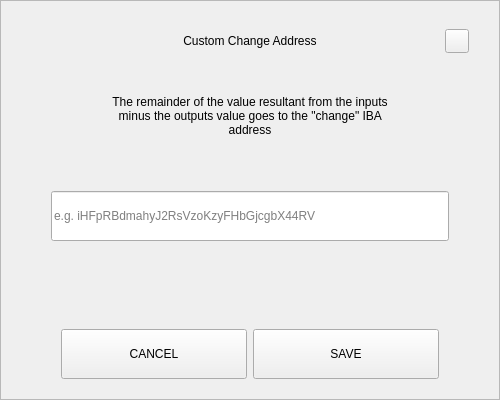
<?xml version="1.0" encoding="UTF-8"?>
<ui version="4.0">
 <class>SendChangeAddressDialog</class>
 <widget class="QDialog" name="SendChangeAddressDialog">
  <property name="geometry">
   <rect>
    <x>0</x>
    <y>0</y>
    <width>500</width>
    <height>400</height>
   </rect>
  </property>
  <property name="windowTitle">
   <string>Dialog</string>
  </property>
  <layout class="QVBoxLayout" name="verticalLayout">
   <property name="spacing">
    <number>0</number>
   </property>
   <property name="leftMargin">
    <number>0</number>
   </property>
   <property name="topMargin">
    <number>0</number>
   </property>
   <property name="rightMargin">
    <number>0</number>
   </property>
   <property name="bottomMargin">
    <number>0</number>
   </property>
   <item>
    <widget class="QFrame" name="frame">
     <property name="styleSheet">
      <string notr="true"/>
     </property>
     <property name="frameShape">
      <enum>QFrame::StyledPanel</enum>
     </property>
     <property name="frameShadow">
      <enum>QFrame::Raised</enum>
     </property>
     <layout class="QVBoxLayout" name="verticalLayout_2" stretch="0,0,0,0,0,0,0">
      <property name="spacing">
       <number>0</number>
      </property>
      <property name="leftMargin">
       <number>30</number>
      </property>
      <property name="topMargin">
       <number>20</number>
      </property>
      <property name="rightMargin">
       <number>30</number>
      </property>
      <property name="bottomMargin">
       <number>20</number>
      </property>
      <item>
       <layout class="QHBoxLayout" name="horizontalLayout_3">
        <property name="spacing">
         <number>0</number>
        </property>
        <item>
         <spacer name="horizontalSpacer_2">
          <property name="orientation">
           <enum>Qt::Horizontal</enum>
          </property>
          <property name="sizeHint" stdset="0">
           <size>
            <width>40</width>
            <height>20</height>
           </size>
          </property>
         </spacer>
        </item>
        <item>
         <widget class="QLabel" name="labelTitle">
          <property name="minimumSize">
           <size>
            <width>0</width>
            <height>40</height>
           </size>
          </property>
          <property name="maximumSize">
           <size>
            <width>16777215</width>
            <height>40</height>
           </size>
          </property>
          <property name="styleSheet">
           <string notr="true">padding-left:24px;</string>
          </property>
          <property name="text">
           <string>Custom Change Address</string>
          </property>
          <property name="alignment">
           <set>Qt::AlignCenter</set>
          </property>
          <property name="margin">
           <number>7</number>
          </property>
         </widget>
        </item>
        <item>
         <spacer name="horizontalSpacer">
          <property name="orientation">
           <enum>Qt::Horizontal</enum>
          </property>
          <property name="sizeHint" stdset="0">
           <size>
            <width>40</width>
            <height>20</height>
           </size>
          </property>
         </spacer>
        </item>
        <item>
         <widget class="QPushButton" name="btnEsc">
          <property name="minimumSize">
           <size>
            <width>24</width>
            <height>24</height>
           </size>
          </property>
          <property name="maximumSize">
           <size>
            <width>24</width>
            <height>24</height>
           </size>
          </property>
          <property name="focusPolicy">
           <enum>Qt::NoFocus</enum>
          </property>
          <property name="text">
           <string/>
          </property>
         </widget>
        </item>
       </layout>
      </item>
      <item>
       <spacer name="verticalSpacer_2">
        <property name="orientation">
         <enum>Qt::Vertical</enum>
        </property>
        <property name="sizeType">
         <enum>QSizePolicy::Minimum</enum>
        </property>
        <property name="sizeHint" stdset="0">
         <size>
          <width>20</width>
          <height>20</height>
         </size>
        </property>
       </spacer>
      </item>
      <item alignment="Qt::AlignHCenter">
       <widget class="QLabel" name="labelMessage">
        <property name="minimumSize">
         <size>
          <width>0</width>
          <height>70</height>
         </size>
        </property>
        <property name="text">
         <string>The remainder of the value resultant from the inputs minus the outputs value goes to the &quot;change&quot; IBA address</string>
        </property>
        <property name="alignment">
         <set>Qt::AlignCenter</set>
        </property>
        <property name="wordWrap">
         <bool>true</bool>
        </property>
       </widget>
      </item>
      <item>
       <spacer name="verticalSpacer_3">
        <property name="orientation">
         <enum>Qt::Vertical</enum>
        </property>
        <property name="sizeType">
         <enum>QSizePolicy::Minimum</enum>
        </property>
        <property name="sizeHint" stdset="0">
         <size>
          <width>20</width>
          <height>40</height>
         </size>
        </property>
       </spacer>
      </item>
      <item>
       <layout class="QHBoxLayout" name="horizontalLayout_2">
        <property name="spacing">
         <number>0</number>
        </property>
        <property name="leftMargin">
         <number>20</number>
        </property>
        <property name="rightMargin">
         <number>20</number>
        </property>
        <item>
         <widget class="QLineEdit" name="lineEditAddress">
          <property name="minimumSize">
           <size>
            <width>0</width>
            <height>50</height>
           </size>
          </property>
          <property name="placeholderText">
           <string notr="true">e.g. iHFpRBdmahyJ2RsVzoKzyFHbGjcgbX44RV</string>
          </property>
         </widget>
        </item>
       </layout>
      </item>
      <item>
       <spacer name="verticalSpacer">
        <property name="orientation">
         <enum>Qt::Vertical</enum>
        </property>
        <property name="sizeHint" stdset="0">
         <size>
          <width>20</width>
          <height>40</height>
         </size>
        </property>
       </spacer>
      </item>
      <item>
       <layout class="QHBoxLayout" name="horizontalLayout" stretch="2,2">
        <property name="spacing">
         <number>6</number>
        </property>
        <property name="leftMargin">
         <number>30</number>
        </property>
        <property name="rightMargin">
         <number>30</number>
        </property>
        <item>
         <widget class="QPushButton" name="btnCancel">
          <property name="minimumSize">
           <size>
            <width>180</width>
            <height>50</height>
           </size>
          </property>
          <property name="focusPolicy">
           <enum>Qt::NoFocus</enum>
          </property>
          <property name="text">
           <string>CANCEL</string>
          </property>
         </widget>
        </item>
        <item>
         <widget class="QPushButton" name="btnSave">
          <property name="minimumSize">
           <size>
            <width>180</width>
            <height>50</height>
           </size>
          </property>
          <property name="focusPolicy">
           <enum>Qt::NoFocus</enum>
          </property>
          <property name="text">
           <string>SAVE</string>
          </property>
         </widget>
        </item>
       </layout>
      </item>
     </layout>
    </widget>
   </item>
  </layout>
 </widget>
 <resources/>
 <connections/>
</ui>
